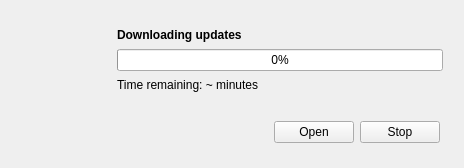
<?xml version="1.0" encoding="UTF-8"?>
<ui version="4.0">
    <class>ZDownloader</class>
    <widget class="QWidget" name="ZDownloader">
        <property name="windowModality">
            <enum>Qt::ApplicationModal</enum>
        </property>
        <property name="geometry">
            <rect>
                <x>0</x>
                <y>0</y>
                <width>464</width>
                <height>168</height>
            </rect>
        </property>
        <property name="sizePolicy">
            <sizepolicy hsizetype="Minimum" vsizetype="Minimum">
                <horstretch>0</horstretch>
                <verstretch>0</verstretch>
            </sizepolicy>
        </property>
        <property name="windowTitle">
            <string>Updater</string>
        </property>
        <layout class="QVBoxLayout" name="verticalLayout">
            <property name="spacing">
                <number>0</number>
            </property>
            <property name="leftMargin">
                <number>12</number>
            </property>
            <property name="topMargin">
                <number>12</number>
            </property>
            <property name="rightMargin">
                <number>12</number>
            </property>
            <property name="bottomMargin">
                <number>12</number>
            </property>
            <item>
                <widget class="QWidget" name="widget" native="true">
                    <layout class="QHBoxLayout" name="horizontalLayout">
                        <property name="spacing">
                            <number>0</number>
                        </property>
                        <property name="leftMargin">
                            <number>0</number>
                        </property>
                        <property name="topMargin">
                            <number>0</number>
                        </property>
                        <property name="rightMargin">
                            <number>0</number>
                        </property>
                        <property name="bottomMargin">
                            <number>0</number>
                        </property>
                        <item>
                            <widget class="QLabel" name="updater_icon">
                                <property name="minimumSize">
                                    <size>
                                        <width>96</width>
                                        <height>96</height>
                                    </size>
                                </property>
                                <property name="text">
                                    <string />
                                </property>
                                <property name="pixmap">
                                    <pixmap>:/icons/update.png</pixmap>
                                </property>
                            </widget>
                        </item>
                        <item>
                            <widget class="QWidget" name="progressFrame" native="true">
                                <layout class="QVBoxLayout" name="verticalLayout_2">
                                    <property name="spacing">
                                        <number>0</number>
                                    </property>
                                    <item>
                                        <widget class="QLabel" name="downloadLabel">
                                            <property name="font">
                                                <font>
                                                    <weight>75</weight>
                                                    <bold>true</bold>
                                                </font>
                                            </property>
                                            <property name="text">
                                                <string>Downloading updates</string>
                                            </property>
                                        </widget>
                                    </item>
                                    <item>
                                        <widget class="QProgressBar" name="progressBar">
                                            <property name="minimumSize">
                                                <size>
                                                    <width>320</width>
                                                    <height>0</height>
                                                </size>
                                            </property>
                                            <property name="value">
                                                <number>0</number>
                                            </property>
                                            <property name="invertedAppearance">
                                                <bool>false</bool>
                                            </property>
                                        </widget>
                                    </item>
                                    <item>
                                        <widget class="QLabel" name="timeLabel">
                                            <property name="text">
                                                <string>Time remaining: ~ minutes</string>
                                            </property>
                                        </widget>
                                    </item>
                                </layout>
                            </widget>
                        </item>
                    </layout>
                </widget>
            </item>
            <item>
                <widget class="QWidget" name="buttonFrame" native="true">
                    <layout class="QHBoxLayout" name="horizontalLayout_2">
                        <property name="leftMargin">
                            <number>12</number>
                        </property>
                        <property name="topMargin">
                            <number>12</number>
                        </property>
                        <property name="rightMargin">
                            <number>12</number>
                        </property>
                        <property name="bottomMargin">
                            <number>12</number>
                        </property>
                        <item>
                            <spacer name="buttonSpacer">
                                <property name="orientation">
                                    <enum>Qt::Horizontal</enum>
                                </property>
                                <property name="sizeHint" stdset="0">
                                    <size>
                                        <width>40</width>
                                        <height>20</height>
                                    </size>
                                </property>
                            </spacer>
                        </item>
                        <item>
                            <widget class="QPushButton" name="openButton">
                                <property name="text">
                                    <string>Open</string>
                                </property>
                            </widget>
                        </item>
                        <item>
                            <widget class="QPushButton" name="stopButton">
                                <property name="text">
                                    <string>Stop</string>
                                </property>
                            </widget>
                        </item>
                    </layout>
                </widget>
            </item>
        </layout>
    </widget>
    <resources />
    <connections />
</ui>
